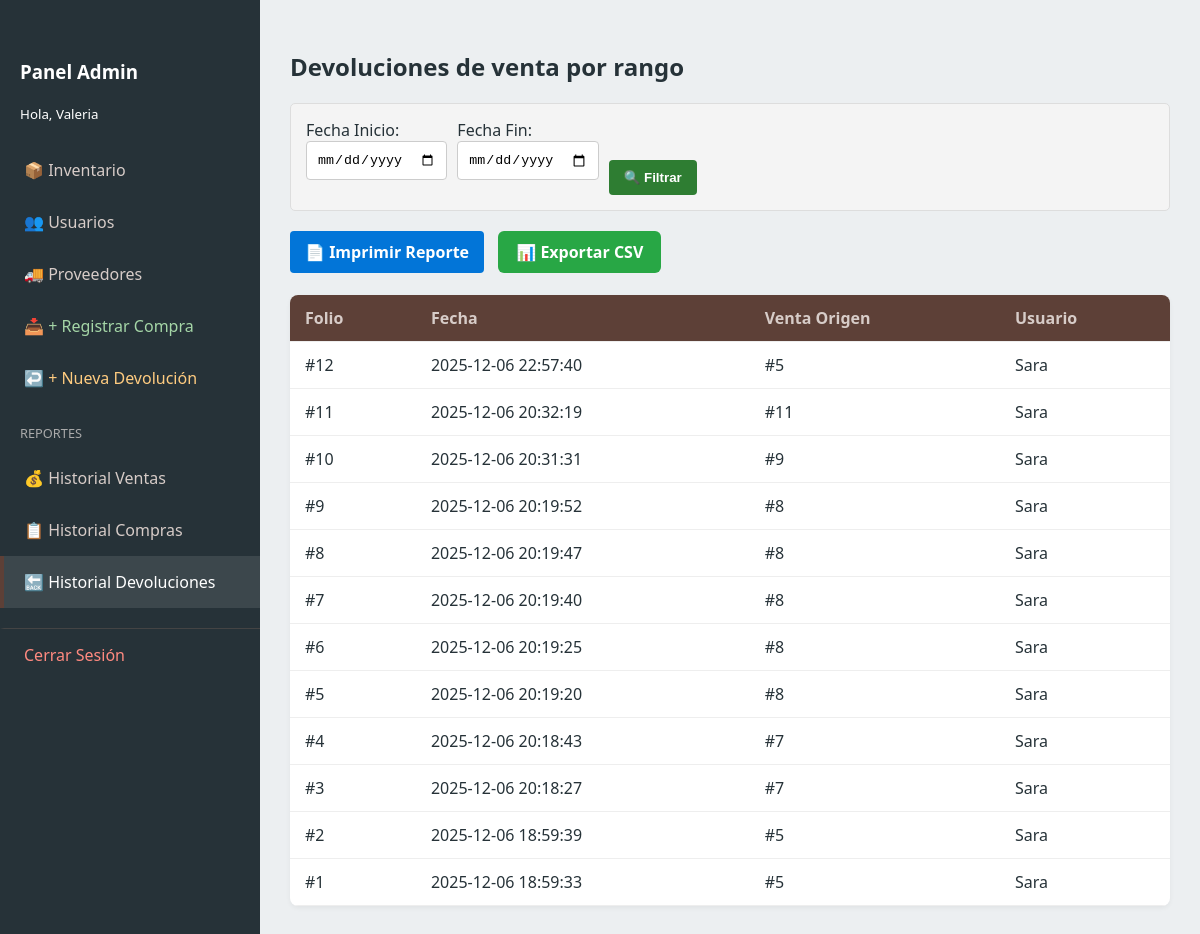
The app's page /admin_historial_devoluciones.php (signed in) with its own data.
### tables this page shows
CREATE TABLE `devoluciones` (
  `id` int(10) UNSIGNED NOT NULL,
  `id_venta` int(10) UNSIGNED NOT NULL,
  `fecha` datetime NOT NULL DEFAULT current_timestamp(),
  `id_usuario` int(10) UNSIGNED NOT NULL,
  `motivo` varchar(255) DEFAULT 'Devolución Cliente'
);

CREATE TABLE `usuarios` (
  `id` int(10) UNSIGNED NOT NULL,
  `nombre` varchar(100) NOT NULL,
  `correo` varchar(120) NOT NULL,
  `contrasena` varchar(255) NOT NULL,
  `rol` enum('admin','usuario') NOT NULL DEFAULT 'usuario',
  `activo` tinyint(1) NOT NULL DEFAULT 1,
  `creado_en` timestamp NOT NULL DEFAULT current_timestamp()
);

### admin_historial_devoluciones.php (the view, shortened to what this page needs)
<?php
require 'db.php';
$fecha_ini = isset($_GET['f_ini']) ? $_GET['f_ini'] : '';
$fecha_fin = isset($_GET['f_fin']) ? $_GET['f_fin'] : '';
$condicion = "";
if (!empty($fecha_ini) && !empty($fecha_fin)) {
    $condicion = " WHERE d.fecha BETWEEN '$fecha_ini 00:00:00' AND '$fecha_fin 23:59:59' ";
    $orden = " ORDER BY d.id ASC ";
} else {
    $orden = " ORDER BY d.id DESC LIMIT 50";
}
$sql = "SELECT d.*, u.nombre as usuario
        FROM devoluciones d
        JOIN usuarios u ON d.id_usuario = u.id
        $condicion $orden";
$devs = $conn->query($sql);
?>
<!DOCTYPE html>
<html lang="es">
<head>
    <link rel="stylesheet" href="style/styles.css">
</head>
<body>
    <div class="admin-layout">
        <nav class="sidebar">
            <div style="padding: 20px;">
                <h3>Panel Admin</h3>
                <small>Hola, <?= htmlspecialchars($_SESSION['user_name']); ?></small>
            </div>
            <div class="menu">
                <a href="admin.php" >📦 Inventario</a>
                <a href="admin_usuarios.php">👥 Usuarios</a>
                <a href="admin_proveedores.php">🚚 Proveedores</a>
                <a href="admin_compras.php" style="color:#A5D6A7;">📥 + Registrar Compra</a>
                <a href="admin_devoluciones.php" style="color:#FFCC80;">↩️ + Nueva Devolución</a>
                <div style="padding:10px 20px; color:#aaa; font-size:0.8rem; margin-top:10px;">REPORTES</div>
                <a href="admin_reporte_ventas.php">💰 Historial Ventas</a>
                <a href="admin_historial_compras.php">📋 Historial Compras</a>
                <a href="admin_historial_devoluciones.php"class="active">🔙 Historial Devoluciones</a>
                <a href="logout.php" style="border-top: 1px solid #444; color: #ff8a80; margin-top:20px;">Cerrar Sesión</a>
            </div>
        </nav>
        <main class="admin-content">
            <h2>Devoluciones de venta por rango</h2>
            <form class="filter-box">
                <div><label>Fecha Inicio:</label><br><input type="date" name="f_ini" class="form-control" value="<?= $fecha_ini ?>" required></div>
                <div><label>Fecha Fin:</label><br><input type="date" name="f_fin" class="form-control" value="<?= $fecha_fin ?>" required></div>
                <button type="submit" class="btn btn-success">🔍 Filtrar</button>
            </form>
            <div class="no-print">
                <a href="reporte_devoluciones.php?f_ini=<?= $fecha_ini ?>&f_fin=<?= $fecha_fin ?>" target="_blank" class="btn btn-primary">📄 Imprimir Reporte</a>
                <a href="exportar_devoluciones.php" class="btn" style="background:#28a745; color:white; text-decoration:none; padding:10px 18px; border-radius:6px; margin-left:10px;">📊 Exportar CSV</a>
            </div>
            <br>
            <table class="admin-table">
                <thead><tr><th>Folio</th><th>Fecha</th><th>Venta Origen</th><th>Usuario</th></tr></thead>
                <tbody>
                    <?php while($r=$devs->fetch_assoc()): ?>
                    <tr>
                        <td>#<?= $r['id'] ?></td>
                        <td><?= $r['fecha'] ?></td>
                        <td>#<?= $r['id_venta'] ?></td>
                        <td><?= $r['usuario'] ?></td>
                    </tr>
                    <?php endwhile; ?>
                </tbody>
            </table>
        </main>
    </div>
</body>
</html>

### PASTELERIA MZ/style/styles.css (style rules this page uses)
:root { --primary: #5D4037; --secondary: #D7CCC8; --accent: #2E7D32; --danger: #C62828; --dark: #263238; --light: #ECEFF1; --white: #ffffff; --sidebar-width: 260px; }
* { box-sizing: border-box; }
body { font-family: 'Segoe UI', sans-serif; background: var(--light); margin: 0; color: var(--dark); }
.btn { border: none; padding: 10px 15px; border-radius: 4px; cursor: pointer; font-weight: bold; color: white; transition: 0.2s; text-decoration: none; display: inline-block; }
.btn-primary { background: var(--primary); }
.btn-success { background: var(--accent); }
.admin-layout { display: flex; min-height: 100vh; position: relative; }
.sidebar { width: var(--sidebar-width); background: var(--dark); color: var(--white); display: flex; flex-direction: column; padding: 20px 0; transition: all 0.3s ease; z-index: 1000; }
.sidebar a { color: var(--secondary); text-decoration: none; padding: 15px 20px; display: block; border-left: 4px solid transparent; transition: 0.2s; }
.sidebar a:hover, .sidebar a.active { background: rgba(255,255,255,0.1); border-left-color: var(--primary); color: var(--white); }
.admin-content { flex: 1; padding: 30px; overflow-y: auto; width: 100%; }
.admin-table { width: 100%; border-collapse: collapse; background: var(--white); border-radius: 8px; overflow: hidden; box-shadow: 0 2px 5px rgba(0,0,0,0.05); }
.admin-table th, .admin-table td { padding: 12px 15px; text-align: left; border-bottom: 1px solid #eee; }
.admin-table th { background: var(--primary); color: var(--secondary); font-weight: bold; }
.form-control { width: 100%; padding: 10px; margin-bottom: 15px; border: 1px solid #ccc; border-radius: 4px; }

### admin_historial_devoluciones.php (style rules this page uses)
.filter-box { background: #f4f4f4; padding: 15px; border-radius: 5px; margin-bottom: 20px; border: 1px solid #ddd; display: flex; gap: 10px; align-items: flex-end; }
.btn-primary { background:#0275d8; }

### records on screen
devoluciones: id "12", fecha "2025-12-06 22:57:40", id_venta "5", id_usuario.nombre "Sara"
devoluciones: id "11", fecha "2025-12-06 20:32:19", id_venta "11", id_usuario.nombre "Sara"
devoluciones: id "10", fecha "2025-12-06 20:31:31", id_venta "9", id_usuario.nombre "Sara"
devoluciones: id "9", fecha "2025-12-06 20:19:52", id_venta "8", id_usuario.nombre "Sara"
devoluciones: id "8", fecha "2025-12-06 20:19:47", id_venta "8", id_usuario.nombre "Sara"
devoluciones: id "7", fecha "2025-12-06 20:19:40", id_venta "8", id_usuario.nombre "Sara"
devoluciones: id "6", fecha "2025-12-06 20:19:25", id_venta "8", id_usuario.nombre "Sara"
devoluciones: id "5", fecha "2025-12-06 20:19:20", id_venta "8", id_usuario.nombre "Sara"
devoluciones: id "4", fecha "2025-12-06 20:18:43", id_venta "7", id_usuario.nombre "Sara"
devoluciones: id "3", fecha "2025-12-06 20:18:27", id_venta "7", id_usuario.nombre "Sara"
devoluciones: id "2", fecha "2025-12-06 18:59:39", id_venta "5", id_usuario.nombre "Sara"
devoluciones: id "1", fecha "2025-12-06 18:59:33", id_venta "5", id_usuario.nombre "Sara"

### other values on screen
$_SESSION['user_name'] "Valeria"
